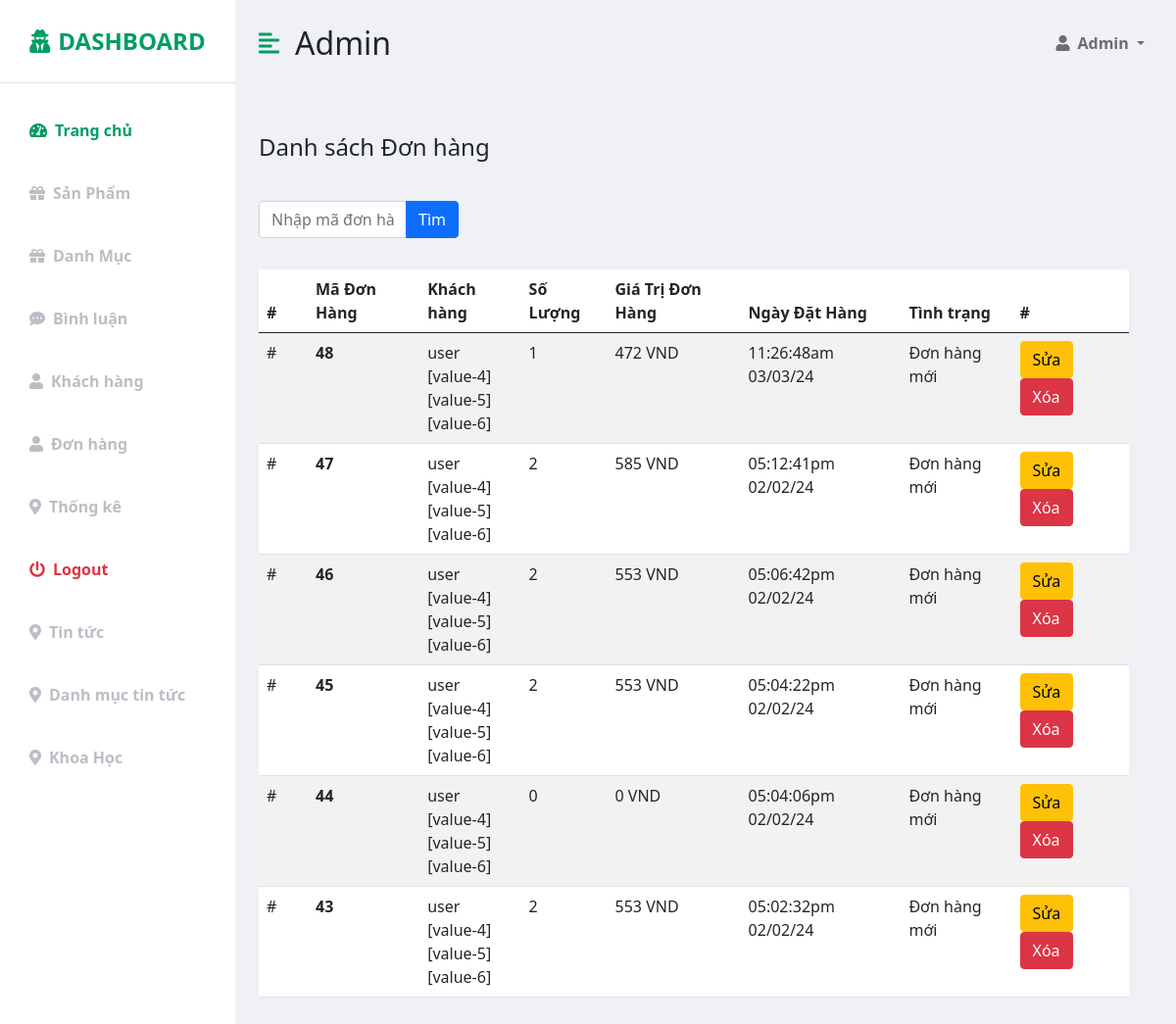
The app's page /admin/index.php?act=listBill (signed in) with its own data.
### tables this page shows
CREATE TABLE `bill` (
  `id` int(10) NOT NULL,
  `id_User` int(10) DEFAULT 0,
  `bill_adress` varchar(255) NOT NULL,
  `bill_email` varchar(255) NOT NULL,
  `bill_tel` varchar(50) NOT NULL,
  `bill_user` varchar(255) NOT NULL,
  `bill_ngayDatHang` varchar(50) NOT NULL,
  `bill_phuongThucTT` tinyint(1) NOT NULL COMMENT '1. Thanh toán khi nhận hàng\r\n2. Chuyển Khoản',
  `status` tinyint(4) DEFAULT 0 COMMENT '0. Đơn hàng mới 1.Đang xử lý \r\n2. Đang giao hàng\r\n3. Đã Giao Hàng',
  `tongDH` int(10) NOT NULL
);

### model/connect.php (called while the page is built, shortened)
<?php
function pdo_get_connection()
{
    $dburl = "mysql:host=localhost;dbname=du_an_mau;charset=utf8";
    $username = 'root';
    $password = '';
    $conn = new PDO($dburl, $username, $password);
    $conn->setAttribute(PDO::ATTR_ERRMODE, PDO::ERRMODE_EXCEPTION);
    return $conn;
}
function pdo_query($sql)
{
    $sql_args = array_slice(func_get_args(), 1);
    try {
        $conn = pdo_get_connection();
        $stmt = $conn->prepare($sql);
        $stmt->execute($sql_args);
        $rows = $stmt->fetchAll();
        return $rows;
    } catch (PDOException $e) {
        throw $e;
    } finally {
        unset($conn);
    }
}

### model/cart.php (called while the page is built, shortened)
<?php
function loadall_cart_count($idBill)
{
    $sql = "SELECT * FROM cart WHERE idBill = $idBill";
    $bill = pdo_query($sql);
    return sizeof($bill);
}
function loadall_bill($searchDH = "", $idUser)
{
    $sql = "SELECT * FROM bill WHERE 1";
    $sql .= " order by id desc";
    $bill_list = pdo_query($sql);
    return $bill_list;
}
function get_tranhThaiDH($status)
{
    switch ($status) {
        case 0:
            $trangThai = "Đơn hàng mới";
            break;
    }
    return $trangThai;
}
?>

### admin/donHang/listBill.php (the view)
<div class="row my-5">
    <h3 class="fs-4 mb-3">Danh sách Đơn hàng</h3>
    <div class="row mb10 formDanhsach_loai">
        <div class="container mt-4">
            <div class="row">
                <div class="col-md-3">
                    <form action="index.php?act=listBill" method="post" class="mb-3">
                        <div class="input-group">
                            <input type="text" name="searchDH" class="form-control"
                                placeholder="Nhập mã đơn hàng">
                            <button type="submit" name="submit" class="btn btn-primary">Tìm</button>
                        </div>
                    </form>
                </div>
            </div>
        </div>
        <div class="col my-3">
            <table id="example" class="table table-striped" style="width:100%">
                <thead class="table bg-white rounded shadow-sm table-hover">
                    <tr>
                        <th scope="col" width="50" class="bg-white">#</th>
                        <th scope="col">Mã Đơn Hàng</th>
                        <th scope="col">Khách hàng</th>
                        <th scope="col">Số Lượng</th>
                        <th scope="col">Giá Trị Đơn Hàng</th>
                        <th scope="col">Ngày Đặt Hàng</th>
                        <th scope="col">Tình trạng</th>
                        <th scope="col">#</th>
                    </tr>
                </thead>
                <tbody>
                    <?php
                    if (!empty($listBill)) {
                        foreach ($listBill as $value) {
                            $trangThai = get_tranhThaiDH($value['status']);
                            $count_SP = loadall_cart_count($value['id']);
                            $KH = $value['bill_user'] . '
                            <br> ' . $value['bill_email'] . '
                            <br> ' . $value['bill_adress'] . '
                            <br> ' . $value['bill_tel'];
                            echo '
                                 <tr>
                                     <td class="bg-white">#</td>
                                     <th scope="row" class="bg-white">' . $value['id'] . '</th>
                                     <td class="bg-white">' . $KH . '</td>
                                     <td class="bg-white">' . $count_SP . '</td>
                                     <td class="bg-white">' . $value['tongDH'] . ' VND</td>
                                     <td class="bg-white">' . $value['bill_ngayDatHang'] . '</td>
                                     <td class="bg-white">' . $trangThai . '</td>
                                     <td class="bg-white"><a class="btn btn-warning" href="index.php?act=editSp&id=' . $value['id'] . '">Sửa</a>
                                     <a  class="btn btn-danger" href="index.php?act=deleteSp&id=' . $value['id'] . '" onclick="return confirm(\'Bạn muốn xóa ?\')">Xóa</a></td>
                                 </tr>';
                        }
                    } else {
                        echo '<tr><td colspan="8" style="text-align: center">No data available</td></tr>';
                    }
                    ?>
                </tbody>
            </table>
        </div>
    </div>
</div>

### css/stylesAmin.css (style rules this page uses)
:root { --main-bg-color: #009d63; --main-text-color: #009d63; --second-text-color: #bbbec5; --second-bg-color: #c1efde; }

### records on screen
bill: id "48", bill_user "user", bill_email "[value-4]", bill_adress "[value-5]", bill_tel "[value-6]", count_SP "1", tongDH "472", bill_ngayDatHang "11:26:48am 03/03/24", status "Đơn hàng mới"
bill: id "47", bill_user "user", bill_email "[value-4]", bill_adress "[value-5]", bill_tel "[value-6]", count_SP "2", tongDH "585", bill_ngayDatHang "05:12:41pm 02/02/24", status "Đơn hàng mới"
bill: id "46", bill_user "user", bill_email "[value-4]", bill_adress "[value-5]", bill_tel "[value-6]", count_SP "2", tongDH "553", bill_ngayDatHang "05:06:42pm 02/02/24", status "Đơn hàng mới"
bill: id "45", bill_user "user", bill_email "[value-4]", bill_adress "[value-5]", bill_tel "[value-6]", count_SP "2", tongDH "553", bill_ngayDatHang "05:04:22pm 02/02/24", status "Đơn hàng mới"
bill: id "44", bill_user "user", bill_email "[value-4]", bill_adress "[value-5]", bill_tel "[value-6]", count_SP "0", tongDH "0", bill_ngayDatHang "05:04:06pm 02/02/24", status "Đơn hàng mới"
bill: id "43", bill_user "user", bill_email "[value-4]", bill_adress "[value-5]", bill_tel "[value-6]", count_SP "2", tongDH "553", bill_ngayDatHang "05:02:32pm 02/02/24", status "Đơn hàng mới"
